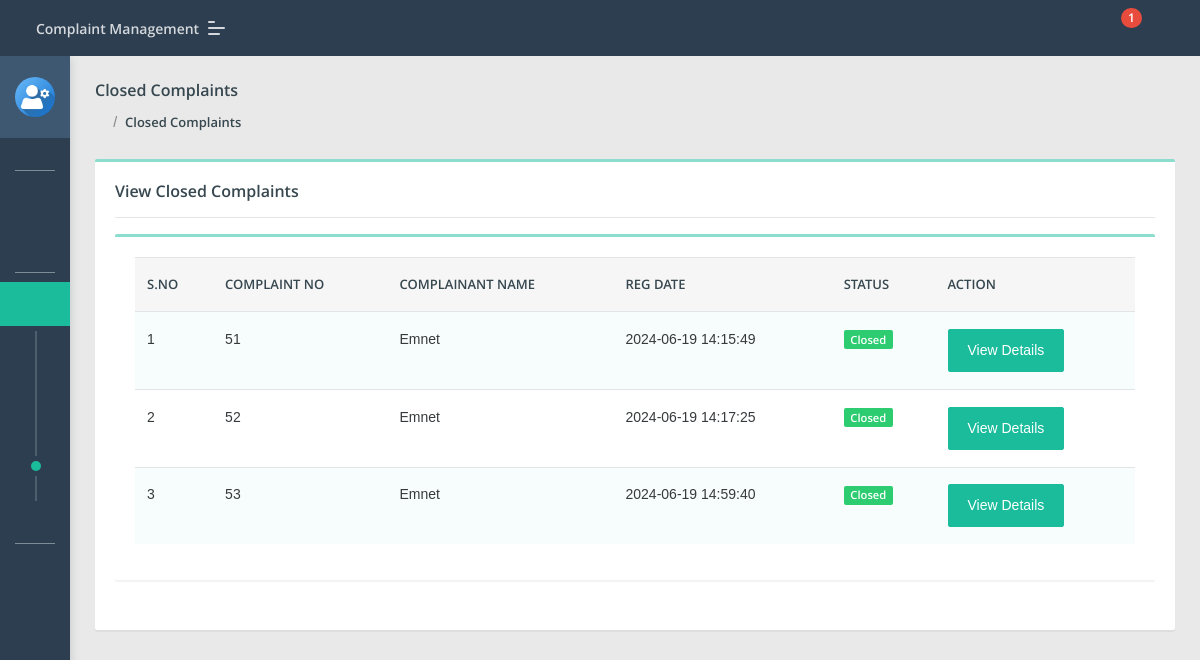
/Faculty/closed-complaint.php (signed in), run on the app's committed database.
### tables this page shows
CREATE TABLE `tblcomplaints` (
  `complaintNumber` int(11) NOT NULL,
  `userId` int(11) DEFAULT NULL,
  `category` text,
  `subcategory` varchar(255) DEFAULT NULL,
  `complaintType` varchar(255) DEFAULT NULL,
  `state` varchar(255) DEFAULT NULL,
  `noc` varchar(255) DEFAULT NULL,
  `complaintDetails` mediumtext,
  `complaintFile` varchar(255) DEFAULT NULL,
  `videoFile` varchar(255) DEFAULT NULL,
  `audioFile` varchar(255) DEFAULT NULL,
  `regDate` timestamp NULL DEFAULT CURRENT_TIMESTAMP,
  `status` varchar(50) DEFAULT NULL,
  `lastUpdationDate` timestamp NULL DEFAULT NULL ON UPDATE CURRENT_TIMESTAMP
);

CREATE TABLE `users` (
  `id` int(11) NOT NULL,
  `fullName` varchar(255) DEFAULT NULL,
  `userEmail` varchar(255) DEFAULT NULL,
  `password` varchar(255) DEFAULT NULL,
  `contactNo` bigint(11) DEFAULT NULL,
  `address` tinytext,
  `State` varchar(255) DEFAULT NULL,
  `country` varchar(255) DEFAULT NULL,
  `Faculty` text,
  `Department` text NOT NULL,
  `pincode` int(6) DEFAULT NULL,
  `userImage` varchar(255) DEFAULT NULL,
  `regDate` timestamp NOT NULL DEFAULT CURRENT_TIMESTAMP,
  `updationDate` timestamp NULL DEFAULT NULL,
  `status` int(1) DEFAULT NULL
);

### Faculty/closed-complaint.php (the view, shortened to what this page needs)
<?php
include('include/config.php');
if(strlen($_SESSION['fid'])==0)
    {
header('location:index.php');
}
else{
?>
<!DOCTYPE html>
<html lang="en">
<head>
    <link rel="stylesheet" href="assets/css/style.css">
</head>
<body class="">
	<?php include('include/sidebar.php');?>
	<?php include('include/header.php');?>
<section class="pcoded-main-container">
    <div class="pcoded-content">
        <div class="page-header">
            <div class="page-block">
                <div class="row align-items-center">
                    <div class="col-md-12">
                        <div class="page-header-title">
                            <h5 class="m-b-10">Closed Complaints</h5>
                        </div>
                        <ul class="breadcrumb">
                            <li class="breadcrumb-item"><a href="dashboard.php"><i class="feather icon-home"></i></a></li>
                            <li class="breadcrumb-item"><a href="closed-complaint.php">Closed Complaints</a></li>
                        </ul>
                    </div>
                </div>
            </div>
        </div>
        <div class="row">
            <div class="col-sm-12">
                <div class="card">
                    <div class="card-body">
                        <h5>View Closed Complaints</h5>
                        <hr>
                      <div class="row">
                            <div class="col-xl-12">
                <div class="card">
                    <div class="card-body table-border-style">
                        <div class="table-responsive">
                            <table class="table table-striped">
                                <thead>
                                        <tr><th>S.No</th>
											<th>Complaint No</th>
											<th>Complainant Name</th>
											<th>Reg Date</th>
											<th>Status</th>
											<th>Action</th>
										</tr>
                                </thead>
                                <tbody>
                                    <?php
                                       $rolef=$_SESSION['frole'];
$st='closed';
$query=mysqli_query($con,"select tblcomplaints.*,users.fullName as name from tblcomplaints join users on users.id=tblcomplaints.userId where tblcomplaints.status='$st' AND tblcomplaints.category='$rolef'");
$cnt=1;
while($row=mysqli_fetch_array($query))
{
?>
                                        <tr>
                                            <td><?php echo htmlentities($cnt);?></td>
                                            <td><?php echo htmlentities($row['complaintNumber']);?></td>
                                            <td><?php echo htmlentities($row['name']);?></td>
                                            <td> <?php echo htmlentities($row['regDate']);?></td>
                                                                                   <td>
                                                <?php $status=$row['status'];
                                                if($status==''): ?>
                                                <span class="badge badge-danger">Not Processed Yet</span>
                                            <?php elseif($status=='in process'):?>
                                             <span class="badge badge-warning">In Process</span>
                                         <?php elseif($status=='closed'):?>
                                             <span class="badge badge-success">Closed</span>
                                         <?php endif;?>
</td>
<td>   <a href="complaint-details.php?cid=<?php echo htmlentities($row['complaintNumber']);?>" class="btn btn-primary"> View Details</a>
											</td>
                                        </tr>
                                        <?php $cnt=$cnt+1; } ?>
                                </tbody>
                            </table>
                        </div>
                    </div>
                </div>
            </div>
                        </div>
                    </div>
                </div>
            </div>
        </div>
    </div>
</section>
</body>
</html>
<?php } ?>

### data on the page
tblcomplaints: complaintNumber "51", userId.fullName "Emnet", regDate "2024-06-19 14:15:49", status "Closed"
tblcomplaints: complaintNumber "52", userId.fullName "Emnet", regDate "2024-06-19 14:17:25", status "Closed"
tblcomplaints: complaintNumber "53", userId.fullName "Emnet", regDate "2024-06-19 14:59:40", status "Closed"

### other printed values
$num1 "1"
